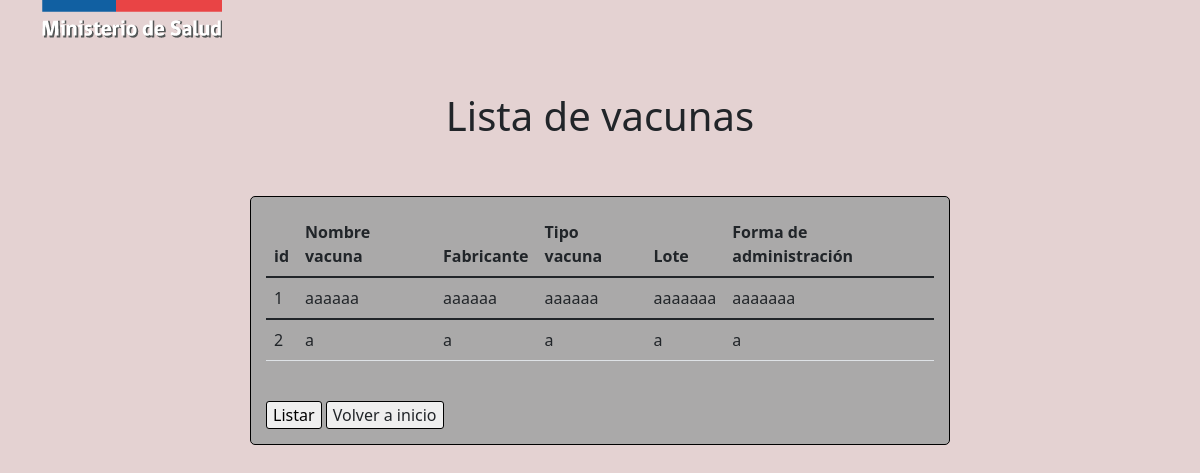
/listar_vacuna/, run on an earlier commit of the app's database.
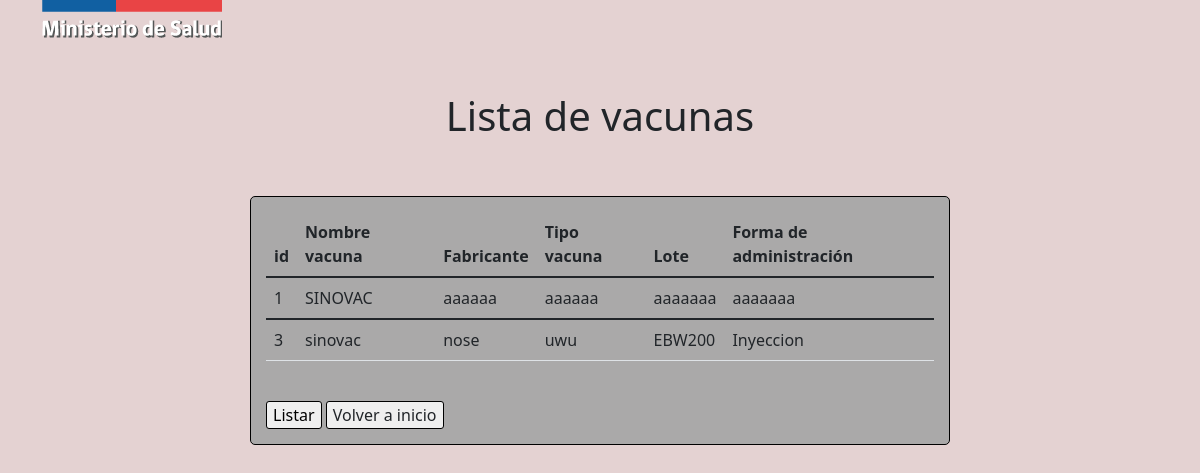
And on a later commit of the database.
### vacunatorio/models.py (models this page shows)
class Vacuna(models.Model):
    vacuna_nombre=models.CharField(max_length=30)
    fabricante=models.CharField(max_length=30)
    tipo_vacuna=models.CharField(max_length=30)
    lote=models.CharField(max_length=30)
    forma_administracion=models.CharField(max_length=30)

### vacunatorio/views.py (the view)
# urls.py: path('listar_vacuna/',views.listar_vacuna),
def listar_vacuna(request):
    datos = Vacuna.objects.all()
    return render(request,"listar_vacuna.html",{'datos':datos})

### vacunatorio/templates/listar_vacuna.html (shortened to what this page needs)
{% load static %}
<!DOCTYPE html>
<html lang="en">
<head>
    <link rel="stylesheet" href="{% static 'css/estilos.css' %}">
    <link href="https://cdn.jsdelivr.net/npm/bootstrap@5.1.3/dist/css/bootstrap.min.css" rel="stylesheet">
</head>
<body class="f">
    <div class="container">
      <div class="row">
        <div class="col">
          <img src="{% static 'img/logo-180x180-1.png' %}" alt="">
        </div>
        <div class="col">
        </div>
        <div class="col">
        </div>
      </div>
    </div>
    <h1 class="display-6" style="text-align: center;">Lista de vacunas</h1>
    <br><br>
    <form action="/listar_vacuna/" method="get" class="formu">
        <table class="table">
          <thead>
            <tr>
              <th>id</th>
              <th>Nombre vacuna</th>
              <th>Fabricante</th>
              <th>Tipo vacuna</th>
              <th>Lote</th>
              <th>Forma de administración</th>
            </tr>
          </thead>
          {% if datos %}
          {% for info in datos %}
          <tbody>
            <td>{{info.id}}</td>
            <td>{{info.vacuna_nombre}}</td>
            <td>{{info.fabricante}}</td>
            <td>{{info.tipo_vacuna}}</td>
            <td>{{info.lote}}</td>
            <td>{{info.forma_administracion}}</td>
          </tbody>
          {% endfor %}
          {% endif %}
        </table>
        <br>
        <input class="botones" type="submit" value="Listar">
        <button class="botones"><a href="/index/" class="link-dark" style="text-decoration: none;">Volver a inicio</a></button>
    </form>
</body>
</html>

What changed in the data, as far as the page shows it:
removed Vacuna: id "2", vacuna_nombre "a", fabricante "a", tipo_vacuna "a", lote "a", forma_administracion "a"
changed Vacuna "aaaaaa": vacuna_nombre "aaaaaa" → "SINOVAC"
added Vacuna: id "3", vacuna_nombre "sinovac", fabricante "nose", tipo_vacuna "uwu", lote "EBW200", forma_administracion "Inyeccion"
